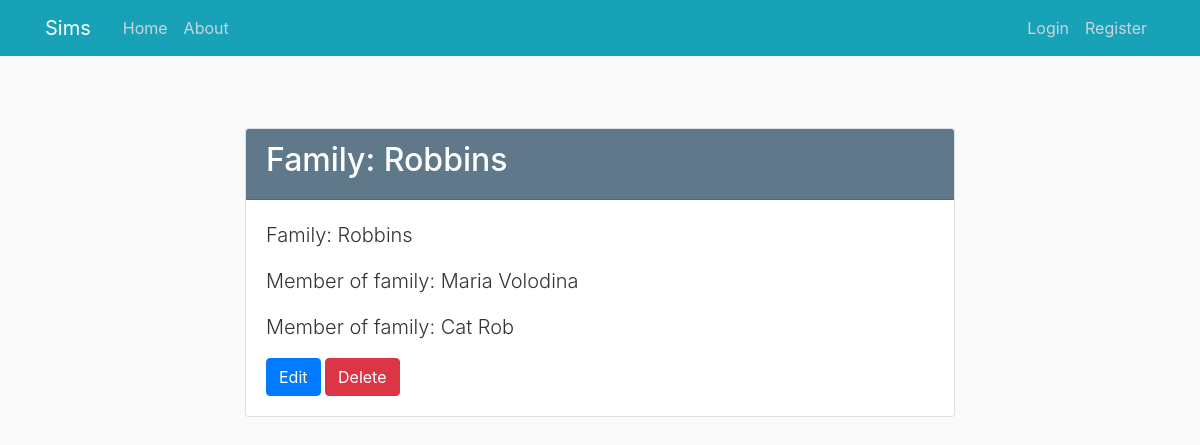
/family/2, run on the app's committed database.
### sims/models.py (models this page shows, shortened)
class Family(db.Model):
    id = db.Column(db.Integer, primary_key=True)
    name = db.Column(db.String(100), nullable=False)

class Human(db.Model):
    id = db.Column(db.Integer, primary_key=True)
    name = db.Column(db.String(100), nullable=False)
    surname = db.Column(db.String(100), nullable=False)
    gender = db.Column(db.Enum(Gender), nullable=False)
    age = db.Column(db.Integer, nullable=False)
    job = db.Column(db.Enum(Job), default=Job.UNEMPLOYED)
    x_coordinate = db.Column(db.Integer, nullable=False, default=0)
    y_coordinate = db.Column(db.Integer, nullable=False, default=0)
    family_id = db.Column(db.Integer, db.ForeignKey('family.id'))
    plumbob = db.Column(db.Enum(Plumbob), default=Plumbob.GREEN)

class Pet(db.Model):
    id = db.Column(db.Integer, primary_key=True)
    name = db.Column(db.String(100), nullable=False)
    type = db.Column(db.Enum(PetType), nullable=False)
    gender = db.Column(db.Enum(Gender), nullable=False)
    age = db.Column(db.Integer, nullable=False)
    x_coordinate = db.Column(db.Integer, nullable=False, default=0)
    y_coordinate = db.Column(db.Integer, nullable=False, default=0)
    family_id = db.Column(db.Integer, db.ForeignKey('family.id'))
    plumbob = db.Column(db.Enum(Plumbob), default=Plumbob.GREEN)

### sims/families/routes.py (the view)
@families.route("/family/<int:family_id>")
def family(family_id):
    family = Family.query.get_or_404(family_id)
    humans_in_family = Human.query.filter_by(family_id=family.id).all()
    pets_in_family = Pet.query.filter_by(family_id=family.id).all()
    return render_template('families/family.html', family=family,
                           humans_in_family=humans_in_family, pets_in_family=pets_in_family)

### sims/templates/families/family.html (shortened to what this page needs)
{% extends "layout.html" %}
{% block content %}
    <div class="container mt-5">
        <div class="row justify-content-center">
            <div class="col-md-8">
                <div class="card">
                    <div class="card-header bg-steel text-white">
                        <h2 class="text-white">Family: {{ family.name }}</h2>
                    </div>
                    <div class="card-body">
                        <p class="lead">Family: {{ family.name }}</p>
                        {% for human in humans_in_family %}
                            <p class="lead">Member of family: {{ human.name }} {{ human.surname }}</p>
                        {% endfor %}
                        {% for pet in pets_in_family %}
                            <p class="lead">Member of family: {{ pet.type.value }} {{ pet.name }}</p>
                        {% endfor %}
                        <div class="mt-3">
                            <a href="{{ url_for('families.update_family', family_id=family.id) }}"
                               class="btn btn-primary">Edit</a>
                            <button class="btn btn-danger" id="deleteBtn" data-toggle="modal"
                                    data-target="#deleteModal">Delete
                            </button>
                        </div>
                    </div>
                </div>
            </div>
        </div>
    </div>
{% endblock content %}

### sims/static/main.css (style rules this page uses)
body { background: #fafafa; color: #333333; margin-top: 5rem; }
h1, h2, h3, h4, h5, h6 { color: #444444; }
.bg-steel { background-color: #5f788a; }

### data on the page
Family: name "Robbins"
Human: name "Maria", surname "Volodina"
Pet: type.value "Cat", name "Rob"
